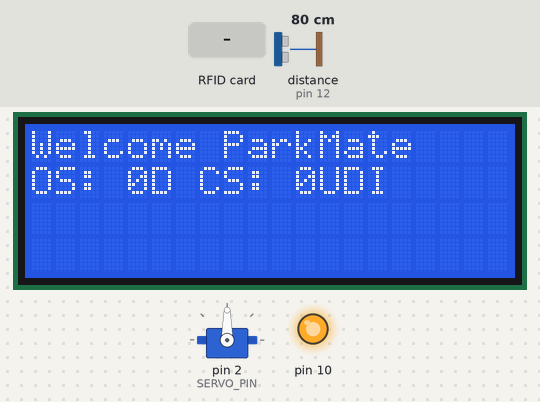
Recording of a sketch running on a simulated Arduino Uno, built with avr-gcc and run on an emulated ATmega328P. Shown: 20×4 character LCD, servo, output pins drawn as LEDs (lit = HIGH). Wiring (inferred from the names in the program): IR receiver: data pin 4. Inputs (shaded band) come from the test bench; at power-on: distance to the obstacle (sensor on pin 12) 80 cm. The echo pulse lasts 58.3 µs per cm; pins used as bus, display or sensor lines are not drawn; what the sketch prints to the serial monitor is not drawn.

Above: at 1.3 s.
1.4 s: RFID card C3 A0 F5 AC held to the reader
At 3.6 s:
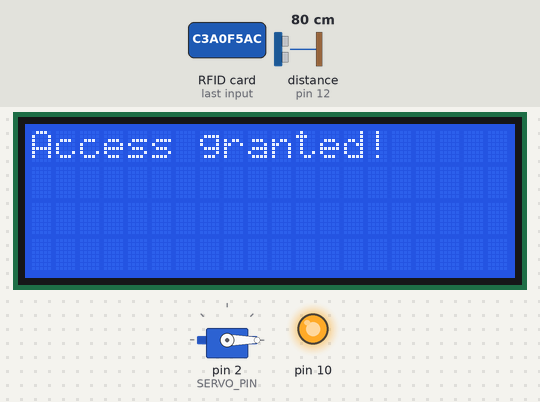
At 9.97 s:
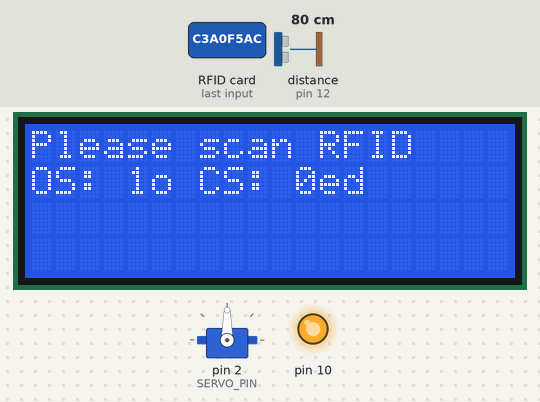
Timing chart, 0 to 10.2 s (numbered marks = the images above; inputs shaded):
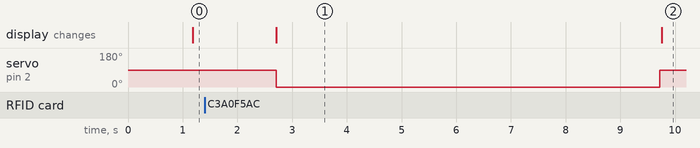

Measured:
- after the input at 1.4 s, servo on pin 2 (SERVO_PIN): 90° → 0° after 1.3 s, → 90° 7.0 s later; the display: changes after 1.3 s (image 1)
- what the display in image 1 shows lasts 7.1 s, from 2.7 s to 9.8 s

The sketch:

pm5.ino
```cpp
#include <SPI.h>
#include <MFRC522.h>
#include <Wire.h>
#include <LiquidCrystal_I2C.h>
#include <Servo.h>

#define SS_PIN 9
#define RST_PIN 8
#define TRIGGER_PIN 13 // Ultrasonic sensor trigger pin
#define ECHO_PIN 12     // Ultrasonic sensor echo pin
#define IR_PIN_1 0
#define IR_PIN_2 1
#define IR_PIN_3 4

#define SERVO_PIN 2

LiquidCrystal_I2C LCD(0x27, 20, 4);
Servo servo;
MFRC522 rfid(SS_PIN, RST_PIN);

int irPin1 = IR_PIN_1;
int irPin2 = IR_PIN_2;
int irPin3 = IR_PIN_3;

 // Total parking spaces available
int totalSpaces = 3;
int occupiedSpaces = 0; // Initially, no parking spaces are occupied
int clearSpaces = 0; // Initially, all spaces are clear

void setup() {
  Serial.begin(9600);
  SPI.begin();
  rfid.PCD_Init();
  LCD.init();
  LCD.backlight();
  LCD.setCursor(0, 0);
  LCD.print("Welcome ParkMate");
  LCD.setCursor(0, 1);
  LCD.print("ASSAAD MAHMOUDI");
  servo.attach(SERVO_PIN);
  pinMode(TRIGGER_PIN, OUTPUT);
  pinMode(ECHO_PIN, INPUT);
  pinMode(irPin1, INPUT);
  pinMode(irPin2, INPUT);
  pinMode(irPin3, INPUT);
}

void loop() {
  // Ultrasonic sensor distance measurement
  digitalWrite(TRIGGER_PIN, LOW);
  delayMicroseconds(2);
  digitalWrite(TRIGGER_PIN, HIGH);
  delayMicroseconds(10);
  digitalWrite(TRIGGER_PIN, LOW);
  long duration = pulseIn(ECHO_PIN, HIGH);
  int distance = duration / 58; // Convert the time into distance in centimeters

  int pirValue = (distance < 5) ? LOW : HIGH; // Adjust the distance threshold as needed

  if (pirValue == LOW) {
    LCD.clear();
    LCD.setCursor(0, 0);
    LCD.print("Please show your");
    LCD.setCursor(0, 1);
    LCD.print("ID card");
  }

  delay(1000);

  if (rfid.PICC_IsNewCardPresent() && rfid.PICC_ReadCardSerial()) {
    String tagID = "";
    for (byte i = 0; i < rfid.uid.size; i++) {
      tagID += String(rfid.uid.uidByte[i], HEX);
    }
    Serial.println("Tag ID: " + tagID);

    if (tagID == "c3a0f5ac" && occupiedSpaces < totalSpaces) {
      LCD.clear();
      LCD.setCursor(0, 0);
      LCD.print("Access granted!");
      servo.write(-90);
      delay(7000);
      servo.write(90);
      occupiedSpaces++;
      clearSpaces--;
    } else if (tagID == "c3a0f5ac" && occupiedSpaces >= totalSpaces) {
      LCD.clear();
      LCD.setCursor(0, 0);
      LCD.print("Parking Full");
      delay(1000);
    } else {
      LCD.clear();
      LCD.setCursor(0, 0);
      LCD.print("Access denied.");
      LCD.setCursor(0, 1);
      LCD.print("Please leave.");
      delay(1000);
    }

    rfid.PICC_HaltA();
    rfid.PCD_StopCrypto1();

    LCD.clear();
    LCD.setCursor(0, 0);
    LCD.print("Please scan RFID");
    LCD.setCursor(0, 1);
    LCD.print("tag to proceed");
  }

  int irValue1 = digitalRead(irPin1);
  int irValue2 = digitalRead(irPin2);
  int irValue3 = digitalRead(irPin3);

  // Increment or decrement clearSpaces based on IR sensor values
  if (irValue1 == HIGH) {
    clearSpaces++;
  } else {
    clearSpaces--;
  }

  if (irValue2 == HIGH) {
    clearSpaces++;
  } else {
    clearSpaces--;
  }

  if (irValue3 == HIGH) {
    clearSpaces++;
  } else {
    clearSpaces--;
  }

  // Ensure clearSpaces stays within [0, totalSpaces]
  clearSpaces = constrain(clearSpaces, 0, totalSpaces);

  LCD.setCursor(0, 1);
  LCD.print("OS: ");
  LCD.print(occupiedSpaces);
  LCD.setCursor(7, 1);
  LCD.print("CS: ");
  LCD.print(clearSpaces);
  delay(500);
}
```
